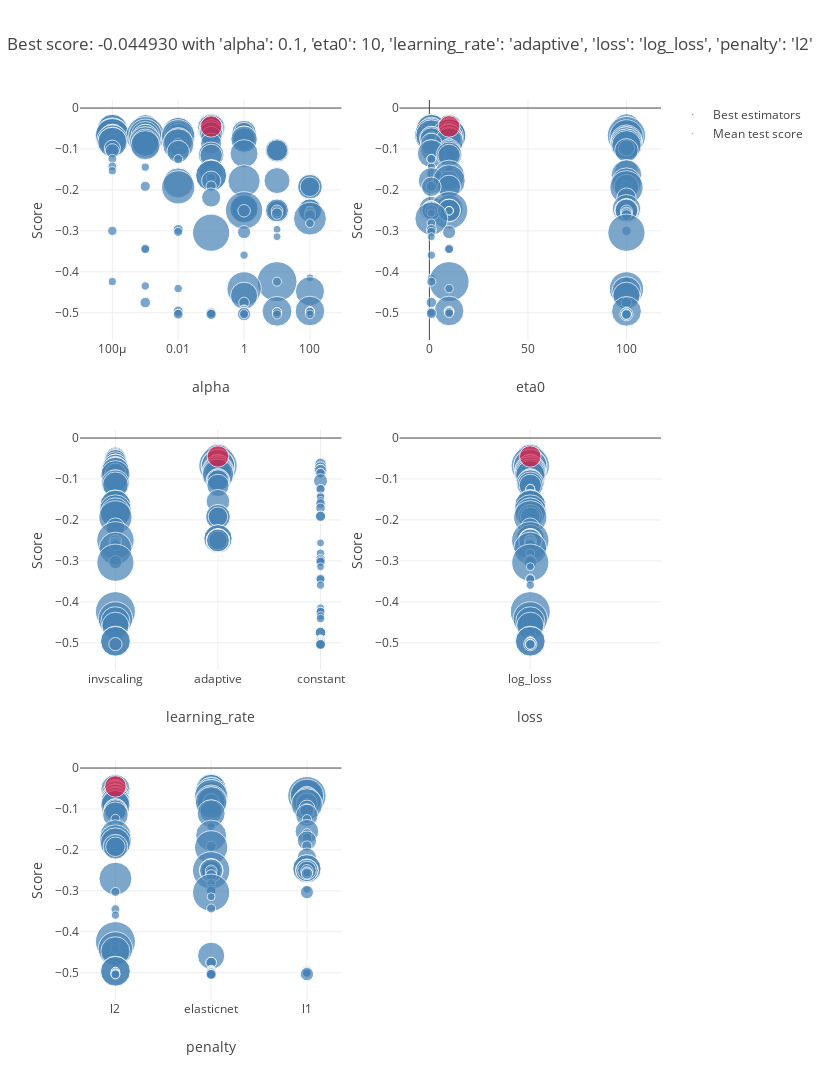

Write notebook code for a chart like this one.
### Code cell
grid_result = grid_search.fit(X_filter_test, y_test)
scores['sgd_filter_test'] = grid_result.best_score_
plot_grid_search(grid_result)
scores['sgd_filter_train']  = brier_score_loss(y_test,grid_search.best_estimator_.predict_proba(X_filter_test)[:,1]
 )
cv_results = pd.DataFrame(grid_search.cv_results_).sort_values(by=['rank_test_score', 'mean_fit_time'])

detailed_results["SGD_filter"] = cv_results.iloc[0]

### Figure 1 — Plotly figure (JSON) as saved in the notebook; plotly's stock layout.template omitted (floating-point values rounded to 4 significant figures; data arrays with more than 128 entries replaced by an {"elided": "..."} marker saying what was removed)
{"data": [{"marker": {"color": "SteelBlue", "size": {"elided": "188 float values"}, "sizemin": 4, "sizemode": "area", "sizeref": 0.00279}, "mode": "markers", "name": "Mean test score", "showlegend": true, "text": {"elided": "188 str values"}, "type": "scatter", "x": {"elided": "188 float values"}, "xaxis": "x", "y": {"elided": "188 float values"}, "yaxis": "y"}, {"marker": {"color": "Crimson", "size": [0.6469], "sizemin": 4, "sizemode": "area", "sizeref": 0.00279}, "mode": "markers", "name": "Best estimators", "showlegend": true, "text": ["{'alpha': 0.1, 'eta0': 10, 'learning_rate': 'adaptive', 'loss': 'log_loss', 'penalty': 'l2'}"], "type": "scatter", "x": [0.1], "xaxis": "x", "y": [-0.04493], "yaxis": "y"}, {"marker": {"color": "SteelBlue", "size": {"elided": "188 float values"}, "sizemin": 4, "sizemode": "area", "sizeref": 0.00279}, "mode": "markers", "name": "Mean test score", "showlegend": false, "text": {"elided": "188 str values"}, "type": "scatter", "x": {"elided": "188 int values"}, "xaxis": "x2", "y": {"elided": "188 float values"}, "yaxis": "y2"}, {"marker": {"color": "Crimson", "size": [0.6469], "sizemin": 4, "sizemode": "area", "sizeref": 0.00279}, "mode": "markers", "name": "Best estimators", "showlegend": false, "text": ["{'alpha': 0.1, 'eta0': 10, 'learning_rate': 'adaptive', 'loss': 'log_loss', 'penalty': 'l2'}"], "type": "scatter", "x": [10], "xaxis": "x2", "y": [-0.04493], "yaxis": "y2"}, {"marker": {"color": "SteelBlue", "size": {"elided": "188 float values"}, "sizemin": 4, "sizemode": "area", "sizeref": 0.00279}, "mode": "markers", "name": "Mean test score", "showlegend": false, "text": {"elided": "188 str values"}, "type": "scatter", "x": {"elided": "188 str values"}, "xaxis": "x3", "y": {"elided": "188 float values"}, "yaxis": "y3"}, {"marker": {"color": "Crimson", "size": [0.6469], "sizemin": 4, "sizemode": "area", "sizeref": 0.00279}, "mode": "markers", "name": "Best estimators", "showlegend": false, "text": ["{'alpha': 0.1, 'eta0': 10, 'learning_rate': 'adaptive', 'loss': 'log_loss', 'penalty': 'l2'}"], "type": "scatter", "x": ["adaptive"], "xaxis": "x3", "y": [-0.04493], "yaxis": "y3"}, {"marker": {"color": "SteelBlue", "size": {"elided": "188 float values"}, "sizemin": 4, "sizemode": "area", "sizeref": 0.00279}, "mode": "markers", "name": "Mean test score", "showlegend": false, "text": {"elided": "188 str values"}, "type": "scatter", "x": {"elided": "188 str values"}, "xaxis": "x4", "y": {"elided": "188 float values"}, "yaxis": "y4"}, {"marker": {"color": "Crimson", "size": [0.6469], "sizemin": 4, "sizemode": "area", "sizeref": 0.00279}, "mode": "markers", "name": "Best estimators", "showlegend": false, "text": ["{'alpha': 0.1, 'eta0': 10, 'learning_rate': 'adaptive', 'loss': 'log_loss', 'penalty': 'l2'}"], "type": "scatter", "x": ["log_loss"], "xaxis": "x4", "y": [-0.04493], "yaxis": "y4"}, {"marker": {"color": "SteelBlue", "size": {"elided": "188 float values"}, "sizemin": 4, "sizemode": "area", "sizeref": 0.00279}, "mode": "markers", "name": "Mean test score", "showlegend": false, "text": {"elided": "188 str values"}, "type": "scatter", "x": {"elided": "188 str values"}, "xaxis": "x5", "y": {"elided": "188 float values"}, "yaxis": "y5"}, {"marker": {"color": "Crimson", "size": [0.6469], "sizemin": 4, "sizemode": "area", "sizeref": 0.00279}, "mode": "markers", "name": "Best estimators", "showlegend": false, "text": ["{'alpha': 0.1, 'eta0': 10, 'learning_rate': 'adaptive', 'loss': 'log_loss', 'penalty': 'l2'}"], "type": "scatter", "x": ["l2"], "xaxis": "x5", "y": [-0.04493], "yaxis": "y5"}], "layout": {"height": 1080, "hovermode": "closest", "legend": {"traceorder": "reversed"}, "title": {"text": "Best score: -0.044930 with 'alpha': 0.1, 'eta0': 10, 'learning_rate': 'adaptive', 'loss': 'log_loss', 'penalty': 'l2'"}, "width": 820, "xaxis": {"anchor": "y", "domain": [0, 0.45], "title": {"text": "alpha"}, "type": "log"}, "xaxis2": {"anchor": "y2", "domain": [0.55, 1], "title": {"text": "eta0"}}, "xaxis3": {"anchor": "y3", "domain": [0, 0.45], "title": {"text": "learning_rate"}}, "xaxis4": {"anchor": "y4", "domain": [0.55, 1], "title": {"text": "loss"}}, "xaxis5": {"anchor": "y5", "domain": [0, 0.45], "title": {"text": "penalty"}}, "xaxis6": {"anchor": "y6", "domain": [0.55, 1]}, "yaxis": {"anchor": "x", "domain": [0.7333, 1], "title": {"text": "Score"}}, "yaxis2": {"anchor": "x2", "domain": [0.7333, 1], "title": {"text": "Score"}}, "yaxis3": {"anchor": "x3", "domain": [0.3667, 0.6333], "title": {"text": "Score"}}, "yaxis4": {"anchor": "x4", "domain": [0.3667, 0.6333], "title": {"text": "Score"}}, "yaxis5": {"anchor": "x5", "domain": [0, 0.2667], "title": {"text": "Score"}}, "yaxis6": {"anchor": "x6", "domain": [0, 0.2667]}}}
